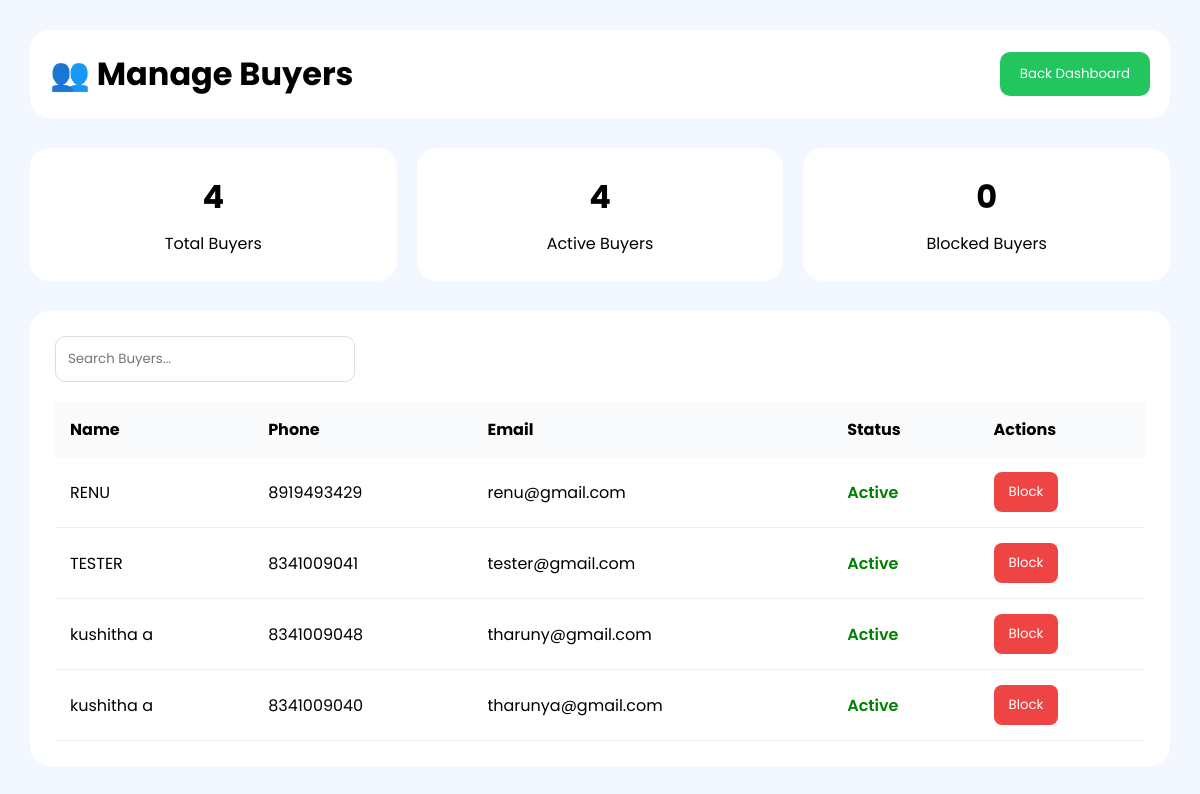
The page /manage-buyers.html on the database as committed earlier.
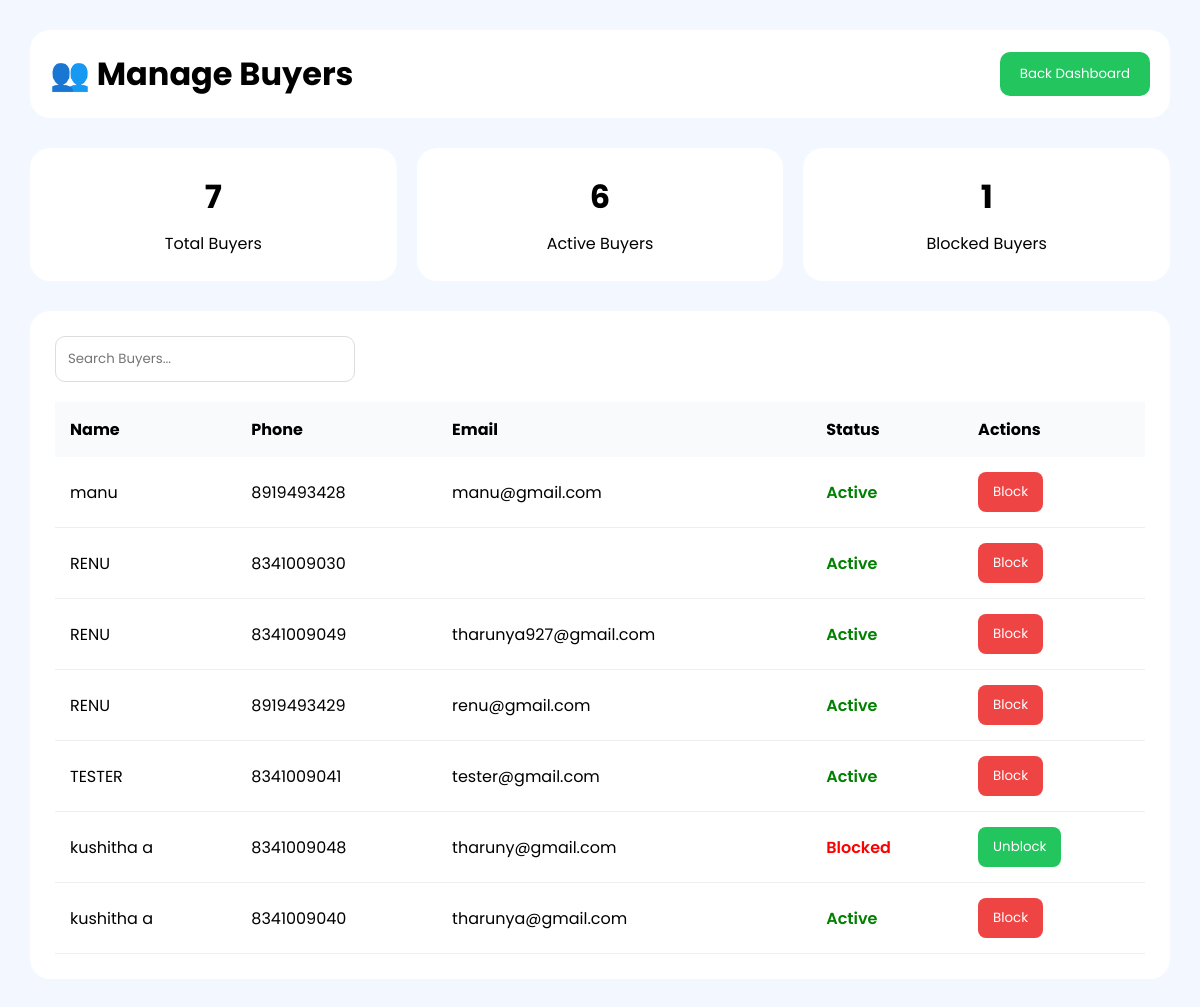
The same page on the database as committed later.
### tables this page shows
CREATE TABLE users (
            id INTEGER PRIMARY KEY AUTOINCREMENT,
            fullname TEXT NOT NULL,
            email TEXT UNIQUE NOT NULL,
            phone TEXT UNIQUE NOT NULL,
            password TEXT NOT NULL,
            role TEXT NOT NULL
        , status TEXT DEFAULT 'Pending', is_blocked INTEGER DEFAULT 0, verified INTEGER DEFAULT 0);

### app.py (the view)
@app.route("/manage-buyers.html")
def manageBuyers():
    conn = get_db_connection()
    buyers = conn.execute(
        """
        SELECT *
        FROM users
        WHERE role='buyer'
        ORDER BY id DESC
        """
    ).fetchall()
    total_buyers = conn.execute(
        """
        SELECT COUNT(*) as total
        FROM users
        WHERE role='buyer'
        """
    ).fetchone()["total"]
    blocked_buyers = conn.execute(
        """
        SELECT COUNT(*) as total
        FROM users
        WHERE role='buyer'
        AND is_blocked = 1
        """
    ).fetchone()["total"]
    active_buyers = conn.execute(
        """
        SELECT COUNT(*) as total
        FROM users
        WHERE role='buyer'
        AND is_blocked = 0
        """
    ).fetchone()["total"]
    conn.close()
    return render_template(
        "manage-buyers.html",
        buyers=buyers,
        total_buyers=total_buyers,
        blocked_buyers=blocked_buyers,
        active_buyers=active_buyers
    )

### db.py (called while the page is built)
def get_db_connection():
    conn = sqlite3.connect("database.db")
    conn.row_factory = sqlite3.Row
    return conn

### templates/manage-buyers.html (shortened to what this page needs)
<!DOCTYPE html>
<html lang="en">
<head>
</head>
<body>
<div class="topbar">
    <h1>👥 Manage Buyers</h1>
    <a href="admin-dashboard.html">
        <button class="back-btn">
            Back Dashboard
        </button>
    </a>
</div>
<div class="stats">
    <div class="card">
        <h2>{{ total_buyers }}</h2>
        <p>Total Buyers</p>
    </div>
    <div class="card">
        <h2>{{ active_buyers }}</h2>
        <p>Active Buyers</p>
    </div>
    <div class="card">
        <h2>{{ blocked_buyers }}</h2>
        <p>Blocked Buyers</p>
    </div>
</div>
<div class="buyers-box">
    <input
    type="text"
    id="searchInput"
    class="search"
    placeholder="Search Buyers..."
    onkeyup="searchBuyers()">
    <table>
        <thead>
            <tr>
                <th>Name</th>
                <th>Phone</th>
                <th>Email</th>
                <th>Status</th>
                <th>Actions</th>
            </tr>
        </thead>
        <tbody>
        {% for buyer in buyers %}
        <tr>
            <td>{{ buyer.fullname }}</td>
            <td>{{ buyer.phone }}</td>
            <td>{{ buyer.email }}</td>
            <td>
            {% if buyer.is_blocked == 1 %}
                <span class="blocked">
                    Blocked
                </span>
            {% else %}
                <span class="active">
                    Active
                </span>
            {% endif %}
            </td>
            <td>
            {% if buyer.is_blocked == 0 %}
                <a href="/block-user/{{ buyer.id }}">
                    <button class="block-btn">
                        Block
                    </button>
                </a>
            {% else %}
                <a href="/unblock-user/{{ buyer.id }}">
                    <button class="unblock-btn">
                        Unblock
                    </button>
                </a>
            {% endif %}
            </td>
        </tr>
        {% endfor %}
        </tbody>
    </table>
</div>
</body>
</html>

### templates/manage-buyers.html (style rules this page uses)
* { margin:0; padding:0; box-sizing:border-box; font-family:'Poppins',sans-serif; }
body { background:#f3f7ff; padding:30px; }
.topbar { background:white; padding:20px; border-radius:20px; display:flex; justify-content:space-between; align-items:center; margin-bottom:30px; }
.back-btn { background:#22c55e; color:white; border:none; padding:12px 20px; border-radius:10px; cursor:pointer; }
.stats { display:grid; grid-template-columns:repeat(3,1fr); gap:20px; margin-bottom:30px; }
.card { background:white; padding:25px; border-radius:20px; text-align:center; }
.card h2 { font-size:32px; margin-bottom:10px; }
.buyers-box { background:white; padding:25px; border-radius:20px; }
.search { width:300px; padding:12px; border:1px solid #ddd; border-radius:10px; margin-bottom:20px; }
table { width:100%; border-collapse:collapse; }
th { background:#f8fafc; padding:15px; text-align:left; }
td { padding:15px; border-bottom:1px solid #eee; }
.active { color:green; font-weight:600; }
.blocked { color:red; font-weight:600; }
.block-btn { background:#ef4444; color:white; border:none; padding:10px 15px; border-radius:8px; cursor:pointer; }
.unblock-btn { background:#22c55e; color:white; border:none; padding:10px 15px; border-radius:8px; cursor:pointer; }

Rows that differ between the two databases and show on the page:
added users: fullname "manu", phone "8919493428", email "manu@gmail.com", is_blocked "Active"
added users: fullname "RENU", phone "8341009030", is_blocked "Active"
added users: fullname "RENU", phone "8341009049", email "tharunya927@gmail.com", is_blocked "Active"
changed users "tharuny@gmail.com": is_blocked "Active Block" → "Blocked Unblock"
Other text that changed with them:
{{ total_buyers }}: "4" → "7"
{{ active_buyers }}: "4" → "6"
{{ blocked_buyers }}: "0" → "1"
